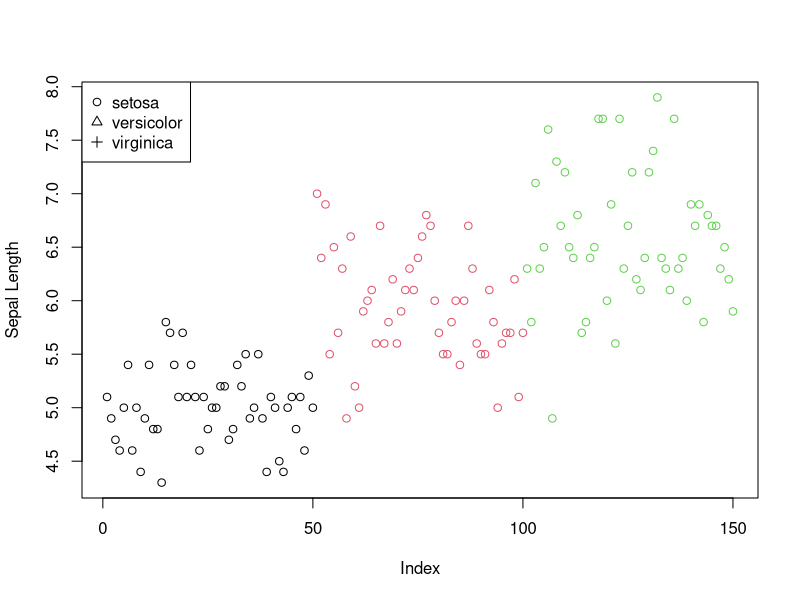
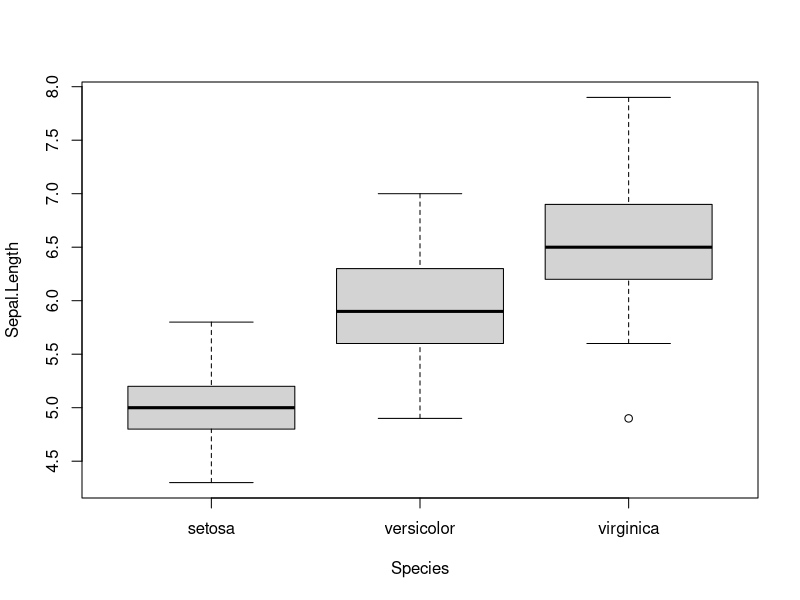

Source code (R) for these figures, in order:
#STAT295 1st lesson

1:100
2.35:50
#Use R as a calculator
1+5
3*5
100/5

1:6
mydice <- 1:6

aaa <- 555; aaa
AAA <- 666; AAA
aaa == AAA

aaa <- 777;aaa

ls()

mydice-1
mydice * mydice
mydice%*%mydice
mydice %o% mydice
dim(mydice) <- c(2,3);mydice

dim(mydice) <- c(1,2,3);mydice

m <- matrix(mydice, nrow = 2);m
m <- matrix(mydice, nrow = 2, byrow = T);m

myarray <- array(c(1:12), dim = c(2, 2, 3));myarray

now <- Sys.time()
now
class(now)
unclass(now)

data(iris)
head(iris)

class(iris)
class(iris$Sepal.Length)
class(iris$Species)
str(iris)
summary(iris)

iris$Sepal.Length

#indexing
iris[1,]
iris[,2]
iris[,"Species"]

table(iris$Species)

#Logical indexing
LogicIndex <- iris[, "Petal.Length"] > 5.5
LogicIndex

iris[LogicIndex,]

#summary statistics
mean(iris$Sepal.Length)
sd(iris$Sepal.Length)

#functions
meanandstd <- function(x){
  c(mean=mean(x), std = sd(x))
}
meanandstd(iris$Sepal.Length)

stats <- aggregate(Sepal.Length ~ Species, data=iris, 
                   FUN=meanandstd)
stats
?aggregate

#visualization

plot(iris$Sepal.Length, col=as.numeric(iris$Species),
     ylab="Sepal Length")
legend('topleft', legend = levels(iris$Species), pch = 1:3)

boxplot(Sepal.Length ~ Species, data=iris)
